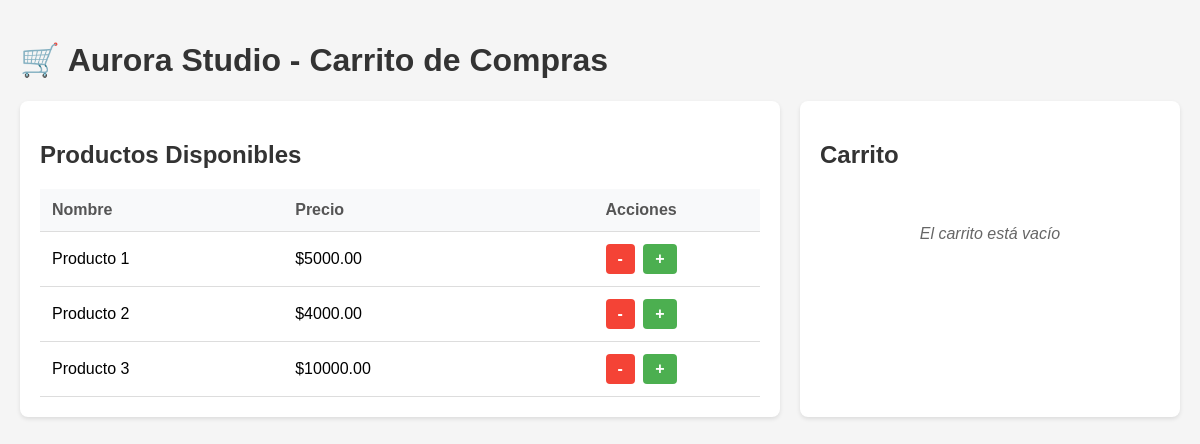
The page / on the database its author committed.
### aurora_studio_app/models.py (models this page shows, shortened)
class Product(models.Model):
    name = models.CharField(max_length=200)
    price = models.DecimalField(max_digits=10, decimal_places=2)

### aurora_studio_app/views.py (the view, shortened to what this page needs)
# urls.py: path('', CreateOrderView.as_view(), name='home'),
class CreateOrderView(View):
    def get(self, request):
        context = {'products': Product.objects.all(), **CreateOrderService.get_cart_details(request.session.get('cart', {}))}
        return render(request, 'aurora_studio_app/home.html', context)

### aurora_studio_app/services.py (called while the page is built, shortened)
    def get_cart_details(cart: Dict[str, int]) -> Dict:
        cart_items = []
        total = 0
        return {'cart_items': cart_items, 'total': total}

### aurora_studio_app/templates/aurora_studio_app/home.html (shortened to what this page needs)
<!DOCTYPE html>
<html>
<head>
</head>
<body>
    <h1>🛒 Aurora Studio - Carrito de Compras</h1>
    <div class="container">
        <div class="products-section">
            <h2>Productos Disponibles</h2>
            {% if products %}
                <table>
                    <thead>
                        <tr>
                            <th>Nombre</th>
                            <th>Precio</th>
                            <th style="text-align: center;">Acciones</th>
                        </tr>
                    </thead>
                    <tbody>
                        {% for product in products %}
                        <tr>
                            <td>{{ product.name }}</td>
                            <td>${{ product.price }}</td>
                            <td style="text-align: center;">
                                <form method="post" style="display: inline;">
                                    <button type="submit" class="btn btn-remove">-</button>
                                </form>
                                <form method="post" style="display: inline;">
                                    <button type="submit" class="btn btn-add">+</button>
                                </form>
                            </td>
                        </tr>
                        {% endfor %}
                    </tbody>
                </table>
            {% else %}
                <div class="empty-message">
                    <p>No hay productos disponibles</p>
                </div>
            {% endif %}
        </div>
        <div class="cart-section">
            <h2>Carrito</h2>
            {% if cart_items %}
                <table>
                    <thead>
                        <tr>
                            <th>Producto</th>
                            <th>Cant.</th>
                            <th>Subtotal</th>
                        </tr>
                    </thead>
                    <tbody>
                        {% for item in cart_items %}
                        <tr>
                            <td>{{ item.product.name }}</td>
                            <td>{{ item.quantity }}</td>
                            <td>${{ item.subtotal }}</td>
                        </tr>
                        {% endfor %}
                    </tbody>
                </table>
                <div class="cart-total">
                    Total: ${{ total }}
                </div>
                <form method="post">
                    {% csrf_token %}
                    <input type="hidden" name="action" value="create_order">
                    <button type="submit" class="btn btn-order">Crear Orden</button>
                </form>
            {% else %}
                <div class="empty-message">
                    <p>El carrito está vacío</p>
                </div>
            {% endif %}
        </div>
    </div>
</body>
</html>

### aurora_studio_app/templates/aurora_studio_app/home.html (style rules this page uses)
body { font-family: Arial, sans-serif; max-width: 1200px; margin: 0 auto; padding: 20px; background-color: #f5f5f5; }
h1, h2 { color: #333; }
.container { display: grid; grid-template-columns: 2fr 1fr; gap: 20px; margin-top: 20px; }
.products-section, .cart-section { background: white; padding: 20px; border-radius: 8px; box-shadow: 0 2px 4px rgba(0,0,0,0.1); }
table { width: 100%; border-collapse: collapse; }
th, td { padding: 12px; text-align: left; border-bottom: 1px solid #ddd; }
th { background-color: #f8f9fa; font-weight: bold; color: #555; }
.btn { padding: 6px 12px; border: none; border-radius: 4px; cursor: pointer; font-size: 16px; font-weight: bold; margin: 0 2px; }
.btn-add { background-color: #4CAF50; color: white; }
.btn-remove { background-color: #f44336; color: white; }
.empty-message { text-align: center; padding: 20px; color: #666; font-style: italic; }

### rows shown on the page
Product: name "Producto 1", price "5000.00"
Product: name "Producto 2", price "4000.00"
Product: name "Producto 3", price "10000.00"
